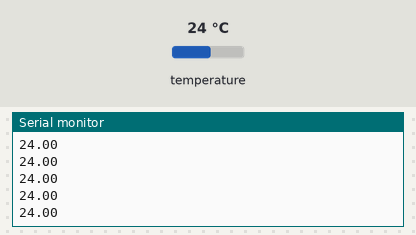
Recording of a sketch running on a simulated Arduino Uno, built with avr-gcc and run on an emulated ATmega328P. Parts: the last lines printed to the serial monitor. Inputs (shaded band) come from the test bench; at power-on: temperature 24 °C.

Above: at 1.2 s.
1.3 s: temperature set to 12 °C
At 1.32 s:
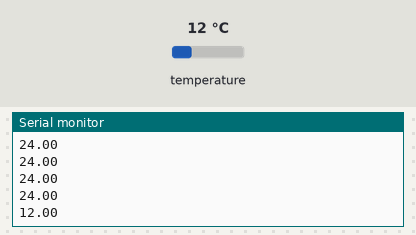
2.8 s: temperature set to 19 °C
At 2.83 s:
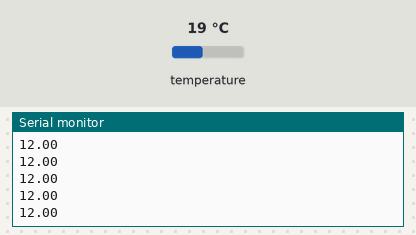
Timing chart, 0 to 5.8 s (numbered marks = the images above; inputs shaded):
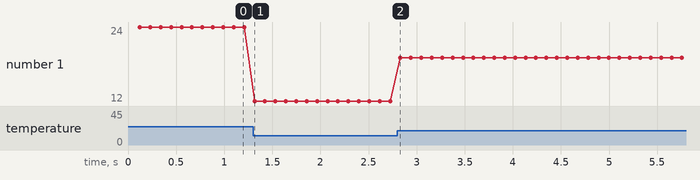

The sketch:

SerialThermometer.ino
```cpp
#include <DallasTemperature.h>
#include <OneWire.h>

char data; //variable to store incoming data from JAVA

#define ONE_WIRE_BUS 0

OneWire oneWire(ONE_WIRE_BUS);

DallasTemperature sensors(&oneWire);

void setup() {
  Serial.begin(9600);
  sensors.setResolution(9);
  sensors.begin();
}

void loop() {
  sensors.requestTemperatures();
  Serial.println(sensors.getTempCByIndex(0));
}
```

Measured:
- after the input at 1.3 s, the serial monitor: prints a new line at once (image 1)
- plotted number 1: 24 → 12 after the input at 1.3 s, 12 → 19 after the input at 2.8 s
